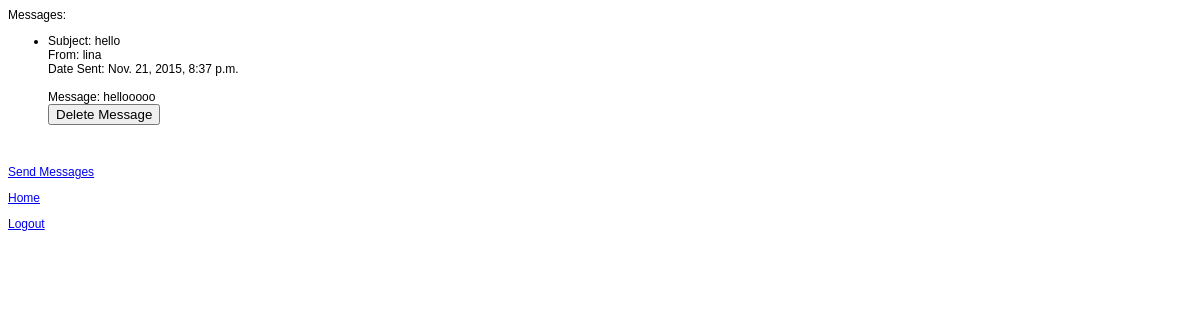
The app's page /inbox/ (signed in), older data.
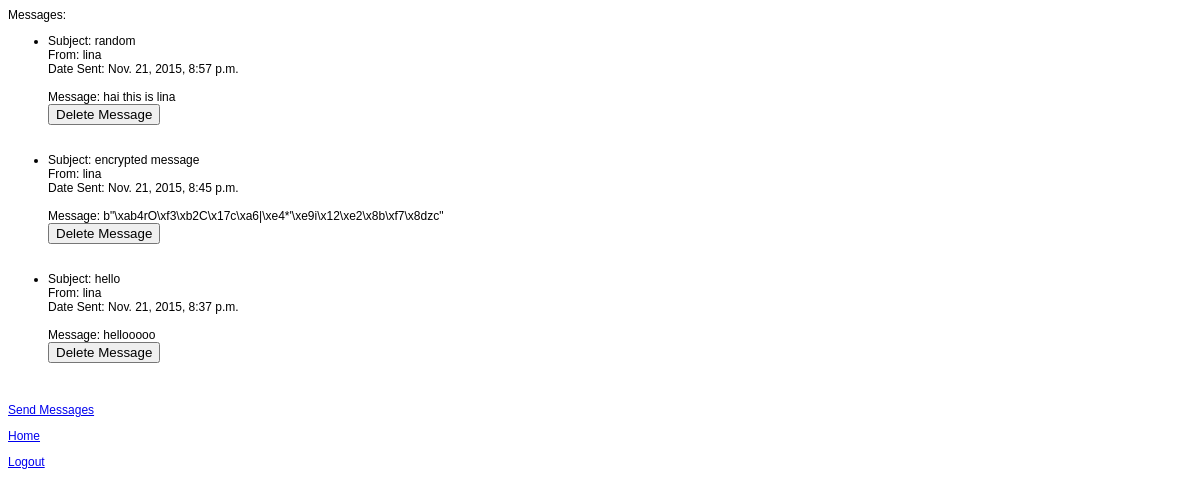
The same page, newer data.
### myapplication/models.py (models this page shows)
class Message(models.Model):
    sender = models.ForeignKey(User, related_name="sender")
    receiver = models.ForeignKey(User, related_name="receiver")
    subject = models.CharField(max_length=50, default="subject")
    msg = models.CharField(max_length=500)
    sentDate = models.DateTimeField(auto_now_add=True)
    display = models.BooleanField(default=True)
    encrypt = models.BooleanField(default=False)

### myapplication/views.py (the view, shortened to what this page needs)
# urls.py: url(r'^inbox/$', views.inbox, name='inbox'),
def inbox(request):
    state = ""
    if request.user.is_authenticated():
        messages = Message.objects.filter(receiver=request.user, display=True).order_by('-sentDate')
        return render_to_response(
            'myapplication/inbox.html',
            {'messages': messages, 'state':state},
            context_instance=RequestContext(request)
        )
    else:
        return render(request, 'myapplication/auth.html')

### myapplication/templates/myapplication/inbox.html (shortened to what this page needs)
<!DOCTYPE html>
<html>
    <head>
    </head>
    <body>
    Messages:
    {% if messages %}
        <ul>
        {% for message in messages %}
        <li>
            Subject: {{ message.subject }}<br>
            From: {{message.sender.username}}<br>
            Date Sent: {{message.sentDate}}<br><br>
            Message: {{message.msg}}
            <br>
            <form action="{% url 'inbox' %}" method="post">
                <input type="submit" value="Delete Message" />
            </form>
            <br><br>
        </li>
        {% endfor %}
        </ul>
    {% else %}
        <p>No messages.</p>
    {% endif %}
    <p><a href="{% url 'messages' %}">Send Messages</a></p>
    <p><a href="{% url 'home' %}">Home</a></p>
    <p><a href="{% url 'logout' %}">Logout</a></p>
    </body>
</html>

Row changes from the older to the newer data that the page shows:
added Message: subject "random", sender.username "lina", sentDate "Nov. 21, 2015, 8:57 p.m.", msg "hai this is lina"
added Message: subject "encrypted message", sender.username "lina", sentDate "Nov. 21, 2015, 8:45 p.m.", msg "b\"\\xab4rO\\xf3\\xb2C\\x17c\\xa6|\\xe4*'\\xe9i\\x12\\xe2\\x8b\\xf7\\x8dzc\""
